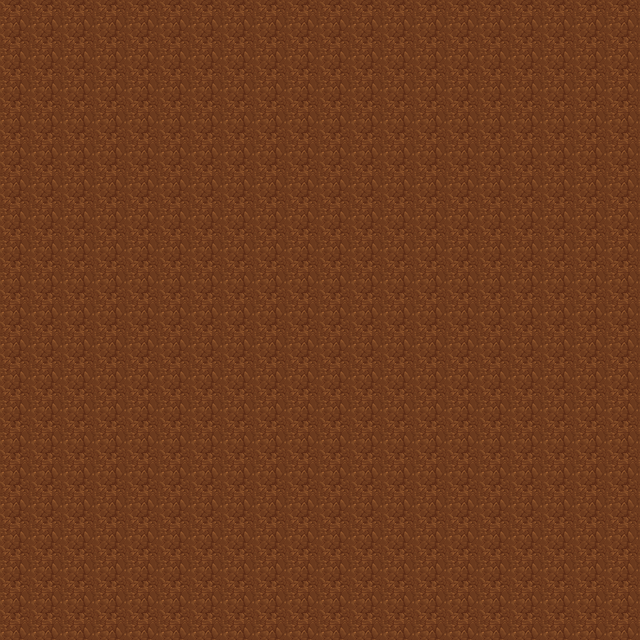

This game map was drawn from its Tiled (.tmx) file and the tilesets committed beside it. A one-line description and the full map source follow:
An orthogonal 20x20 tile map with 32x32 px tiles, 1 tile layer (root) and 1 object.

<map version="1.5" tiledversion="1.7.2" orientation="orthogonal" renderorder="right-down" width="20" height="20" tilewidth="32" tileheight="32" infinite="0" nextlayerid="6" nextobjectid="16">
 <tileset firstgid="1" source="main.tsx" />
 <layer id="1" name="root" width="20" height="20">
  <properties>
   <property name="spawnX" type="int" value="4" />
   <property name="spawnY" type="int" value="2" />
  </properties>
  <data encoding="csv">
541,541,541,541,541,541,541,541,541,541,541,541,541,541,541,541,541,541,541,541,
541,541,541,541,541,541,541,541,541,541,541,541,541,541,541,541,541,541,541,541,
541,541,541,541,541,541,541,541,541,541,541,541,541,541,541,541,541,541,541,541,
541,541,541,541,541,541,541,541,541,541,541,541,541,541,541,541,541,541,541,541,
541,541,541,541,541,541,541,541,541,541,541,541,541,541,541,541,541,541,541,541,
541,541,541,541,541,541,541,541,541,541,541,541,541,541,541,541,541,541,541,541,
541,541,541,541,541,541,541,541,541,541,541,541,541,541,541,541,541,541,541,541,
541,541,541,541,541,541,541,541,541,541,541,541,541,541,541,541,541,541,541,541,
541,541,541,541,541,541,541,541,541,541,541,541,541,541,541,541,541,541,541,541,
541,541,541,541,541,541,541,541,541,541,541,541,541,541,541,541,541,541,541,541,
541,541,541,541,541,541,541,541,541,541,541,541,541,541,541,541,541,541,541,541,
541,541,541,541,541,541,541,541,541,541,541,541,541,541,541,541,541,541,541,541,
541,541,541,541,541,541,541,541,541,541,541,541,541,541,541,541,541,541,541,541,
541,541,541,541,541,541,541,541,541,541,541,541,541,541,541,541,541,541,541,541,
541,541,541,541,541,541,541,541,541,541,541,541,541,541,541,541,541,541,541,541,
541,541,541,541,541,541,541,541,541,541,541,541,541,541,541,541,541,541,541,541,
541,541,541,541,541,541,541,541,541,541,541,541,541,541,541,541,541,541,541,541,
541,541,541,541,541,541,541,541,541,541,541,541,541,541,541,541,541,541,541,541,
541,541,541,541,541,541,541,541,541,541,541,541,541,541,541,541,541,541,541,541,
541,541,541,541,541,541,541,541,541,541,541,541,541,541,541,541,541,541,541,541
</data>
 </layer>
 <objectgroup id="5" name="warp">
  <object id="14" x="0" y="0" width="4" height="4">
   <properties>
    <property name="target" value="unbenannt.tmx" />
   </properties>
   <ellipse />
  </object>
 </objectgroup>
 <objectgroup id="3" name="Objektebene 1" />
</map>
